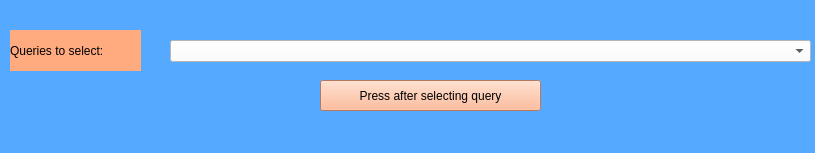
<?xml version="1.0" encoding="UTF-8"?>
<ui version="4.0">
 <class>MainWindow</class>
 <widget class="QMainWindow" name="MainWindow">
  <property name="geometry">
   <rect>
    <x>0</x>
    <y>0</y>
    <width>815</width>
    <height>153</height>
   </rect>
  </property>
  <property name="windowTitle">
   <string>Select a Query</string>
  </property>
  <property name="styleSheet">
   <string notr="true">background-color: rgb(85, 170, 255);</string>
  </property>
  <widget class="QWidget" name="centralwidget">
   <widget class="QLabel" name="label_5">
    <property name="geometry">
     <rect>
      <x>10</x>
      <y>30</y>
      <width>131</width>
      <height>41</height>
     </rect>
    </property>
    <property name="styleSheet">
     <string notr="true">background-color: rgb(255, 170, 127);
font: 75 10pt &quot;Times New Roman&quot;;
</string>
    </property>
    <property name="text">
     <string>Queries to select:</string>
    </property>
   </widget>
   <widget class="QPushButton" name="pushButton_2">
    <property name="geometry">
     <rect>
      <x>320</x>
      <y>80</y>
      <width>221</width>
      <height>31</height>
     </rect>
    </property>
    <property name="styleSheet">
     <string notr="true">background-color: rgb(255, 170, 127);
font: 75 10pt &quot;Times New Roman&quot;;
</string>
    </property>
    <property name="text">
     <string>Press after selecting query</string>
    </property>
   </widget>
   <widget class="QComboBox" name="comboBox">
    <property name="geometry">
     <rect>
      <x>170</x>
      <y>40</y>
      <width>641</width>
      <height>22</height>
     </rect>
    </property>
    <property name="styleSheet">
     <string notr="true">background-color: rgb(255, 255, 255);</string>
    </property>
   </widget>
  </widget>
  <widget class="QStatusBar" name="statusbar"/>
 </widget>
 <resources/>
 <connections/>
</ui>
